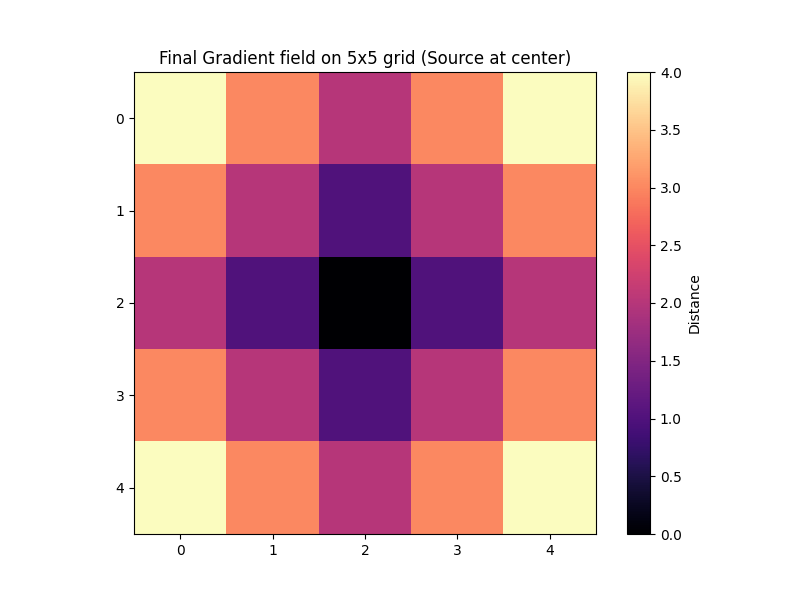

The script that saved this image:
#!/usr/bin/env python3
"""Large-scale gradient example — 500x500 grid (250,000 nodes).

Demonstrates the performance and scalability of the Aggregate GNN DSL
on a larger network than typical small examples.
"""

import sys
import time
import argparse
import torch
try:
    import matplotlib.pyplot as plt
except ImportError:
    plt = None

sys.path.insert(0, "src")

from aggregate_gnn import AggregateContext, rep, nbr, mux
from aggregate_gnn.dsl import field
from aggregate_gnn.utils import make_grid_graph, get_grid_distances


def parse_args():
    parser = argparse.ArgumentParser(description="Large-scale Gradient")
    parser.add_argument("--rows", type=int, default=500, help="Grid rows")
    parser.add_argument("--cols", type=int, default=500, help="Grid columns")
    parser.add_argument("--rounds", type=int, default=0, help="Number of compute rounds (0 = auto)")
    parser.add_argument("--device", type=str, default="", help="Device (cuda/cpu) [auto if empty]")
    return parser.parse_args()


def setup_data(args, device):
    """Build large grid and source at center."""
    edge_index, num_nodes = make_grid_graph(args.rows, args.cols)
    edge_index = edge_index.to(device)

    # Source: center of the grid
    source = torch.zeros(num_nodes, dtype=torch.float32, device=device)
    center_r = args.rows // 2
    center_c = args.cols // 2
    center_idx = center_r * args.cols + center_c
    source[center_idx] = 1.0

    return edge_index, num_nodes, source, center_r, center_c


def run_gradient(args, edge_index, num_nodes, source, device):
    ctx = AggregateContext(edge_index, num_nodes)
    T = args.rounds if args.rounds > 0 else (args.rows + args.cols)
    w = torch.tensor(1.0, device=device, requires_grad=True)

    print(f"Running {T} rounds of aggregate computation...")
    start_time = time.time()
    
    snapshots = {}
    record_at = [max(1, T//10), max(1, T//2), T]

    for t in range(1, T + 1):
        with ctx.round():
            d = rep("dist", float("inf"), lambda d_old: 
                mux(source,
                    field.of(0.0),
                    nbr(d_old + w, aggr="min"),
                )
            )
        if t in record_at:
            snapshots[t] = d.detach().cpu().view(args.rows, args.cols).clone()
            
    if device.type == "cuda":
        torch.cuda.synchronize()
        
    compute_time = time.time() - start_time
    print(f"Computation finished in {compute_time:.4f}s ({compute_time/T:.6f}s per round)")

    return d, w, snapshots, compute_time


def plot_results(args, dist, snapshots):
    if plt is None:
        return
        
    fig, axes = plt.subplots(1, len(snapshots), figsize=(20, 4))
    for i, (round_t, snapshot) in enumerate(sorted(snapshots.items())):
        im = axes[i].imshow(snapshot.numpy(), cmap="magma")
        axes[i].set_title(f"Round {round_t}")
        axes[i].axis("off")
    
    plt.tight_layout()
    plt.savefig("examples/gradient_large_evolution.png")
    print("Evolution visualization saved to examples/gradient_large_evolution.png")

    plt.figure(figsize=(8, 6))
    plt.imshow(dist.numpy(), cmap="magma")
    plt.colorbar(label="Distance")
    plt.title(f"Final Gradient field on {args.rows}x{args.cols} grid (Source at center)")
    plt.savefig("examples/gradient_large.png")
    print("Final visualization saved to examples/gradient_large.png")


def main():
    args = parse_args()
    
    if args.device:
        device = torch.device(args.device)
    else:
        device = torch.device("cuda" if torch.cuda.is_available() else "cpu")
        
    print(f"=== Large-scale Gradient ({args.rows}x{args.cols} grid, {args.rows*args.cols} nodes) ===")
    print(f"Device: {device}")

    print("Building graph...")
    start_time = time.time()
    edge_index, num_nodes, source, center_r, center_c = setup_data(args, device)
    graph_time = time.time() - start_time
    print(f"Graph built in {graph_time:.4f}s (Edges: {edge_index.shape[1]})")

    d, w, snapshots, _ = run_gradient(args, edge_index, num_nodes, source, device)

    # Validate a few points
    dist = d.detach().cpu().view(args.rows, args.cols)
    center_val = dist[center_r, center_c].item()
    print(f"Distance at center: {center_val:.1f} (expected 0.0)")
    
    corner_val = dist[0, 0].item()
    expected_corner = center_r + center_c
    print(f"Distance at corner (0,0): {corner_val:.1f} (expected {expected_corner}.0)")

    print("Computing gradient w.r.t. weight w...")
    start_time = time.time()
    loss = d.sum()
    loss.backward()
    backward_time = time.time() - start_time
    print(f"Backward pass in {backward_time:.4f}s")
    print(f"d(loss)/dw = {w.grad.item():.1f}")

    plot_results(args, dist, snapshots)


if __name__ == "__main__":
    main()
